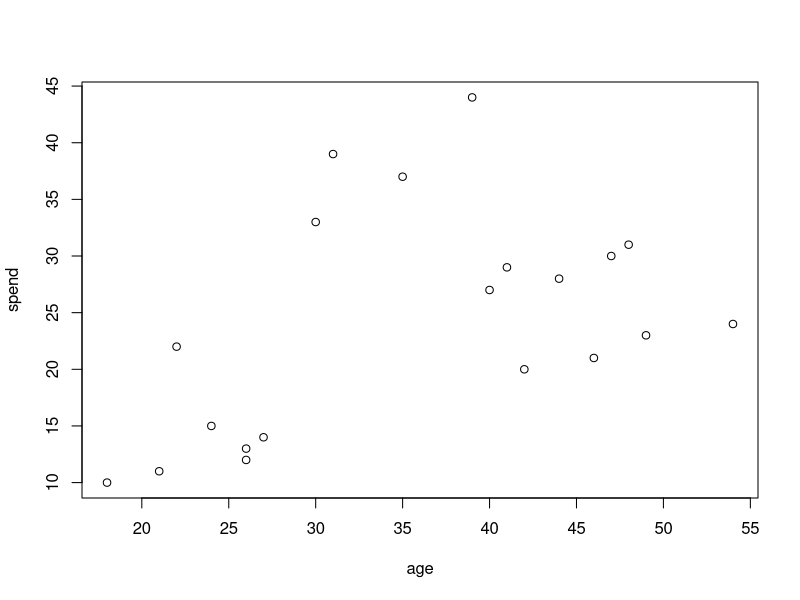

Generate this figure with R:
df <- data.frame(age = c(18, 21, 22, 24, 26, 26, 27, 30, 31, 35, 39, 40, 41, 42, 44, 46, 47, 48, 49, 54),
                 spend = c(10, 11, 22, 15, 12, 13, 14, 33, 39, 37, 44, 27, 29, 20, 28, 21, 30, 31, 23, 24)
)
plot(df)
df

km1 = kmeans(df, centers = 3)
km1
